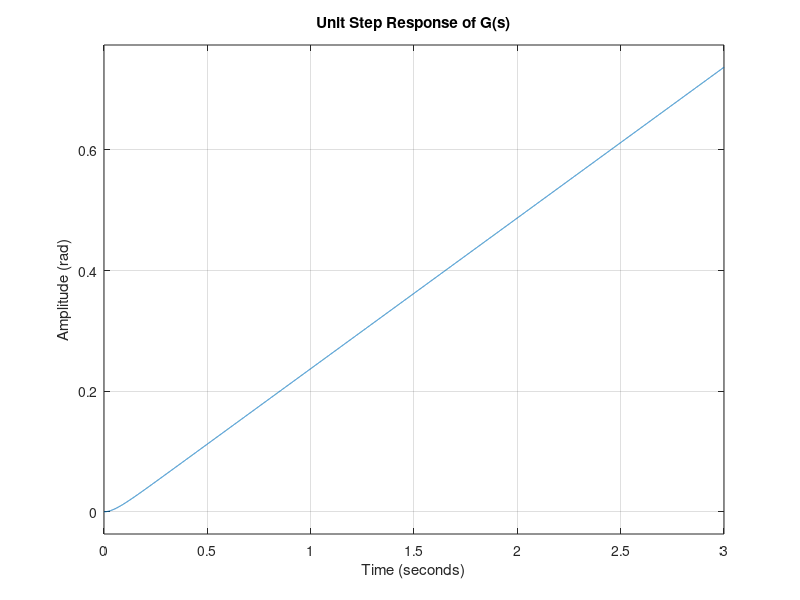
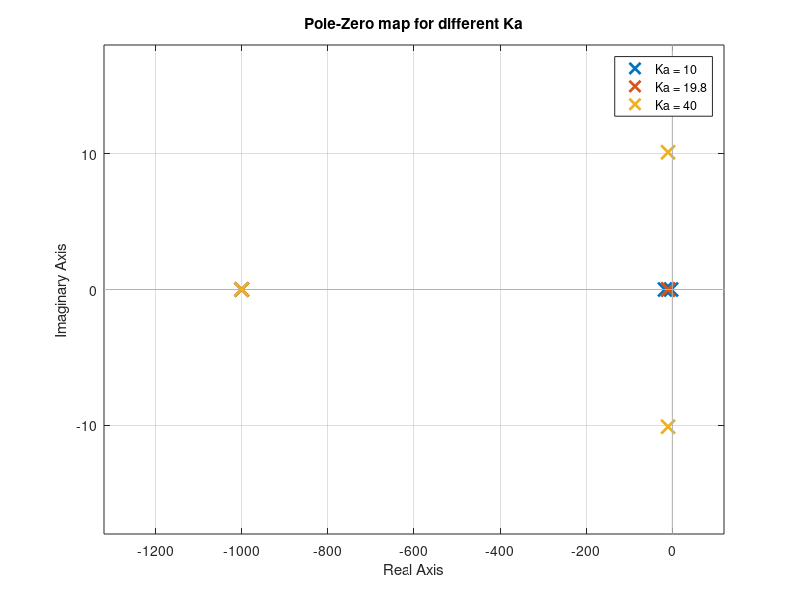
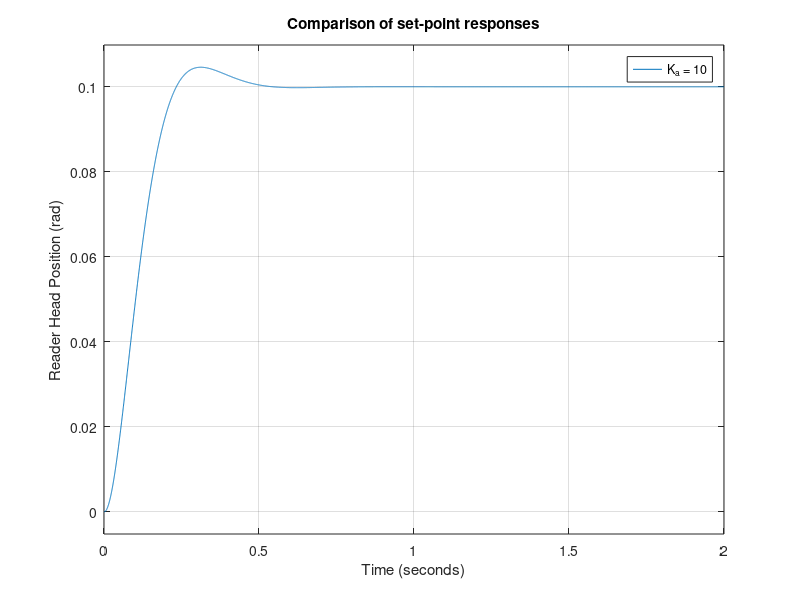

The MATLAB script that drew these images, in order:
%%-#############################################################
%  ########################    Lab 1    ########################
%--#############################################################
% this is elec3114 lab 1 !!

%%-#############################################################
% Setup 
%--#############################################################

% Table 1-1
R = 1;      % ohms
Km = 5;
B = 20;
J = 1;
L = 1e-3;
Ka = 10;    % min value

s = tf('s');

% the transfer function

G = Km / (s * (J*s + B) * (L*s + R));

% doc tells us

H = 1;

%%-#############################################################
% Q1: Zeros, poles and DC gain
%--#############################################################
G_zeros = zero(G)
G_poles = pole(G)
G_dcgain = dcgain(G)

%%-#############################################################
% Q2: Steped response
%--#############################################################

figure;
step(G, 3);
title('Unit Step Response of G(s)');
ylabel('Amplitude (rad)');
xlabel('Time (seconds)');
grid on;

%%-#############################################################
% Q4: 30 deg question -> how long time
%--#############################################################
[y, t] = step(G, 3);
t_30deg = interp1(y, t, pi/6) % THIS FINDS WITHIN THE STEP Fn



%%-#############################################################
% Q5: Closed loop transfer function
%--#############################################################

% For questions 5 to 9, the following MATLAB commands may be useful: tf, 
% zpk, s = tf('s'), feedback, pole, zero, step, legend.

% Ka1 = 10;

% T = (Ka1*G)/(1+Ka1 * G * H)

% USE PLUGIN INSTEADD

Ka1 = 10;
Ka2 = 19.8;
Ka3 = 40;

% Closed-loop transfer functions using feedback()
T1 = feedback(Ka1*G, H);
T2 = feedback(Ka2*G, H);
T3 = feedback(Ka3*G, H);

%%-#############################################################
% Q6: Compare zeros and poles
%--#############################################################

% Zeros
T1_zeros = zero(T1)
T2_zeros = zero(T2)
T3_zeros = zero(T3)

% Poles
T1_poles = pole(T1)
T2_poles = pole(T2)
T3_poles = pole(T3)

% compare to poles before
G_poles

% plot all the poles

figure;
pzmap(T1, T2, T3);
legend('Ka = 10', 'Ka = 19.8', 'Ka = 40');
grid on;
title('Pole-Zero map for different Ka');


%%-#############################################################
% Q8: Step response for each Ka
%--#############################################################

A = 0.1 % GIVEN IN Q7

figure;
step(A*T1, 2); hold on;
step(A*T2, 2);
step(A*T3, 2);
hold off;

legend('K_a = 10', 'K_a = 19.8', 'K_a = 40');
xlabel('Time (seconds)');
ylabel('Reader Head Position (rad)');
title('Comparison of set-point responses');
grid on;
